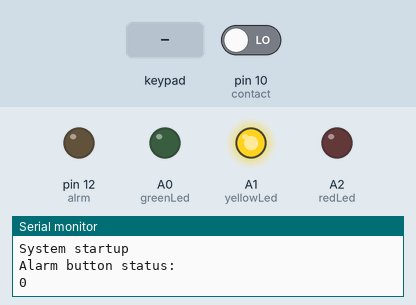
A sketch run on a simulated Arduino Uno, built with avr-gcc and run on an emulated ATmega328P. On the bench: output pins drawn as LEDs (lit = HIGH), the last lines printed to the serial monitor. Dashed ring = blinking. Inputs (shaded band) come from the test bench; at power-on: pin 10 (contact) LOW.

Above: at 1.2 s.
1.3 s: key '*' pressed
At 1.55 s:
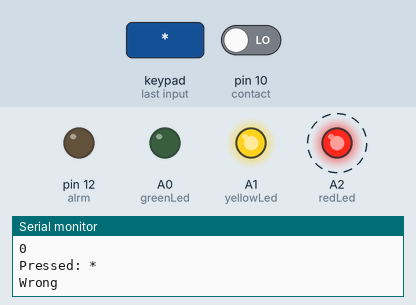
4.3 s: keypad keys 1 2 3 4 * pressed 0.4 s apart
At 6.25 s:
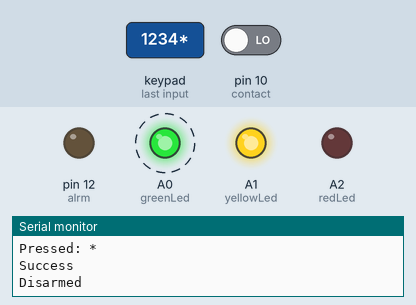
9.3 s: key '*' pressed
At 9.55 s:
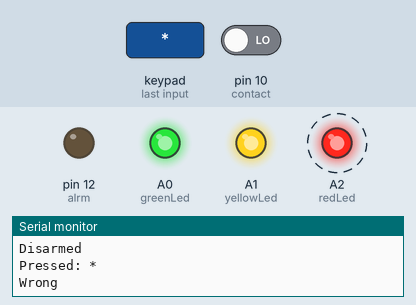
Timing chart, 0 to 23.3 s (numbered marks = the images above; inputs shaded):
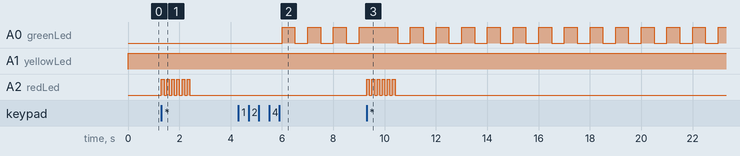

Measured:
- after the input at 1.3 s, A2 (redLed): alternates HIGH for 0.10 s and LOW for 0.10 s, 12 changes in all, then stays LOW, starting at once
- after the input at 4.3 s, A0 (greenLed): alternates HIGH for 0.50 s and LOW for 0.50 s, starting after 1.7 s
- after the input at 9.3 s, A2 (redLed): alternates HIGH for 0.10 s and LOW for 0.10 s, 12 changes in all, then stays LOW, starting at once

The sketch:

motion_alarm.ino
```cpp
#include <Keypad.h>                // library for keyboard
#include <Password.h>              // library for password

Password password = Password( "1234" );  // password

const byte rows = 4;                     // four rows
const byte cols = 4;                     // three columns
char keys[rows][cols] = {                // keys on keypad

{'1','2','3','A'},
{'4','5','6','B'},
{'7','8','9','C'},
{'*','0','#','D'},

};

byte rowPins[rows] = {9,8,7,6};
byte colPins[cols] = {5,4,3,2};
Keypad keypad = Keypad(makeKeymap(keys), rowPins, colPins, rows, cols);


#define sensorz A3      // pin for PIR sensor data
//#define contact 0     // pin for on/off alarm
#define alrm 12      // pin for siren, buzzer
#define redLed A2        //  pin for red led
#define greenLed A0        // pin for green led
#define yellowLed A1    // pin for blue led
int contact = 10;       //used to immediately on/off alarm
int val;
int ledBlink;

int sensorzData;
unsigned long ceas, timpmemorat;

int intarziereactivare = 20;    // To delay for standby to armed
int intarzieredezactivare = 10; // To delay for triggered to alarm activated
int timpurlat = 10;             // Time of alarm is on

// This is the variable for states "0"
char caz = 0;

int sistem = 0;      // system is 0 for off and 1 for on


/*
States for

  0. - off
  1. - stand-by
  2. - waitting
  3. - countdown
  4. - alarm

*/

void setup()
  {
  keypad.addEventListener(keypadEvent); // an object is created for tracking keystrokes

  Serial.begin(9600);  //Used for troubleshooting
  pinMode(alrm, OUTPUT);
  pinMode(sensorz, INPUT);
  pinMode(contact, INPUT);
  pinMode(redLed, OUTPUT);
  pinMode(yellowLed, OUTPUT);
  pinMode(greenLed, OUTPUT);
  digitalRead(contact);
  Serial.println("System startup"); //Used for troubleshooting
  Serial.println("Alarm button status:"); //used for troubleshooting
  Serial.println(digitalRead(contact)); //used for troubleshooting
  }

void loop()

  {

  ceas = millis();    // read the internal clock
  val = digitalRead(contact);

  keypad.getKey();


    if (sistem%2 == 0)
    {
    // alarm is off
    digitalWrite(greenLed, LOW);
    digitalWrite(redLed, LOW);
    digitalWrite(yellowLed, HIGH);
    //Serial.println(contact); //Used for troubleshooting

    digitalWrite(alrm, LOW);
    caz = 0;
   // Serial.println("System is OFF !"); // Used for troubleshooting

    }

  else
    {
    // alarm is on
    if(caz == 0)
     {
     caz = 1;
     timpmemorat = ceas;
     digitalWrite(yellowLed, HIGH);
     }

    if(caz == 1)              // system waiting
      {

      if ((ceas%1000)<500) digitalWrite(greenLed, HIGH);
      else digitalWrite(greenLed, LOW);
 keypad.getKey();
      if(ceas >= timpmemorat + intarziereactivare * 1000) {caz = 2;}
      //Serial.println("System is arming !"); // Used for troubleshooting
      }

    if(caz == 2)              // system is armed
      {
      digitalWrite(greenLed, HIGH);
 keypad.getKey();

      sensorzData = digitalRead(sensorz);
      //Serial.print("sensorzdData = "); //Used for troubleshooting
      //Serial.println(sensorzData); //Used for troubleshooting

  //    if(sensorzData > 600) {caz = 3; timpmemorat = ceas;}
     if(sensorzData == HIGH)
       {
       caz = 3;
       timpmemorat = ceas;
       digitalWrite(greenLed, LOW);
       }
      Serial.println("System is armed !"); // Used for Troubleshooting
      }

    if(caz == 3)              // system is triggered and countdown
      {

      if ((ceas%500)<100) digitalWrite(redLed, HIGH);
      else digitalWrite(redLed, LOW);
 keypad.getKey();
      if(ceas >= timpmemorat + intarzieredezactivare * 10) {caz = 4; timpmemorat = ceas;}
      Serial.println("System is triggered and is countdown !"); //Used for troubleshooting
      }

    if(caz == 4)              // siren (buzzer) is active
      {
      //digitalWrite(alrm, HIGH);
      digitalWrite(redLed, HIGH);
      Serial.println("Siren is active !"); //Used for troubleshooting


// For siren

    //tone( 10, 10000, 100);  // Simple Alarm Tone
    for(double x = 0; x < 0.92; x += 0.01){  // Elegant Alarm Tone
        tone(10, sinh(x+8.294), 10);
        delay(1);
        }


 keypad.getKey();
      if(ceas >= timpmemorat + timpurlat * 1000) {caz = 2; digitalWrite(alrm, LOW); digitalWrite(redLed, LOW);}
      }
    }
  }

  //take care of some special events
void keypadEvent(KeypadEvent eKey){
  switch (keypad.getState()){
    case PRESSED:
  Serial.print("Pressed: ");
  Serial.println(eKey);
  switch (eKey){
    case '*': checkPassword(); break;
    case '#': password.reset(); break;
    default: password.append(eKey);
     }
  }
}


  void checkPassword(){
  if (password.evaluate()){
    Serial.println("Success"); //Used for troubleshooting
  sistem++;
  password.reset();
    Serial.println("Disarmed");//Add code to run if it works
  }else{
    Serial.println("Wrong"); //Used for troubleshooting
    //add code to run if it did not work
    ledBlink = 0;
    while (ledBlink <= 5){
    digitalWrite(redLed, HIGH);
    delay(100);
    digitalWrite(redLed, LOW);
    delay(100);
    ledBlink++;
    }
    password.reset();
  }
}
```
